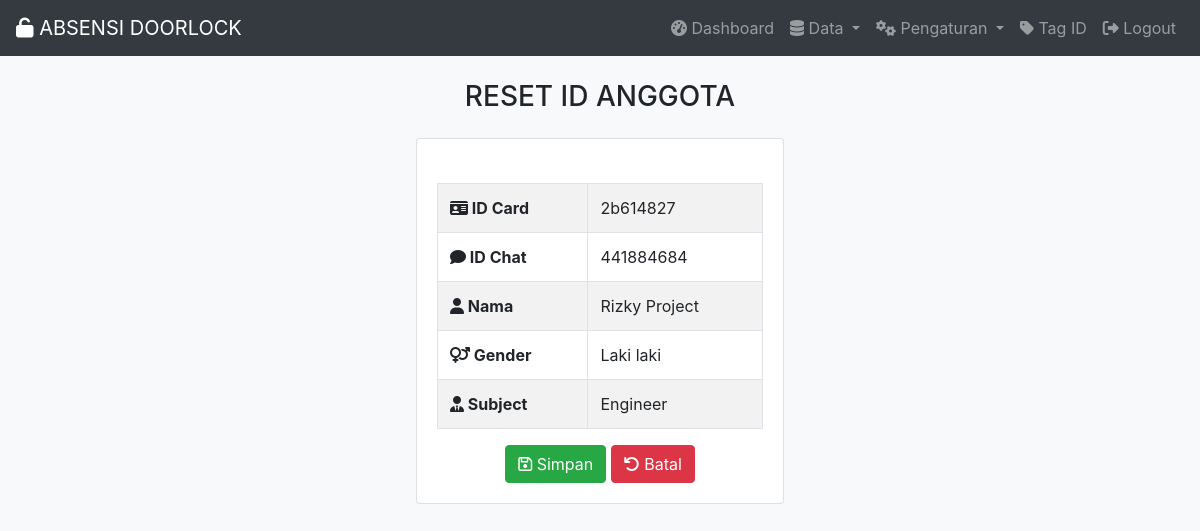
Page /resetid.php?ID=2b614827 (signed in) on the committed database.
### tables this page shows
CREATE TABLE `tabel_anggota` (
  `ID` varchar(20) NOT NULL,
  `ID_CHAT` varchar(20) NOT NULL,
  `NO_INDUK` varchar(20) NOT NULL,
  `NAMA` varchar(70) NOT NULL,
  `KELAMIN` enum('L','P') NOT NULL,
  `id_sub` int(20) NOT NULL,
  `SW` int(20) NOT NULL,
  `TERDAFTAR` varchar(20) NOT NULL,
  `Password` varchar(100) NOT NULL,
  `Level` enum('Anggota','Admin') NOT NULL,
  `id_shift` int(20) NOT NULL
);

CREATE TABLE `tabel_subject` (
  `id_sub` int(20) NOT NULL,
  `SUBJECT` varchar(20) NOT NULL
);

### koneksidb.php (called while the page is built, shortened)
<?php
$server       = "localhost";
$user         = "root";
$password     = "";
$database     = "absensirfid";
$koneksi      = mysqli_connect($server, $user, $password, $database);
function query($query) {
    global $koneksi;
    $result = mysqli_query($koneksi, $query );
    $box = [];
    while( $siswa = mysqli_fetch_assoc($result) ){
    $box[] = $siswa;
    }
    return $box;
}
 ?>

### resetID.php (the view, shortened to what this page needs)
<?php
require "template.php";
?>
<!DOCTYPE html>
<html>
<head>
</head>
<body>
	<center>
		<h3 class="text-center mb-4 mt-2">RESET ID ANGGOTA</h3>
    <?php
        if(isset($_GET["ID"])){
            $ID   = mysqli_escape_string($koneksi, $_GET["ID"]);
            $data = query("SELECT * FROM tabel_anggota WHERE ID = '$ID'")[0];
     ?>
<div class="card" style="width: 23rem;">
  <div class="card-body">
        <form action="resetID.php" method="post">
          <div class="idmasuk"></div><br>
          <table class="table table-bordered table-striped">
              <tr>
                <th><i class="fa fa-id-card"></i> ID Card</th>
                <td><?=$data["ID"];?></td>
              </tr>
              <tr>
                <th><i class="fa fa-comment"></i> ID Chat</th>
                <td><?=$data["ID_CHAT"];?></td>
              </tr>
              <tr>
                <th><i class="fa fa-user"></i> Nama</th>
                <td><?=$data["NAMA"];?></td>
              </tr>
              <tr>
                <th><i class="fa fa-venus-mars"></i> Gender</th>
                   <?php
                      if ($data["KELAMIN"] = "L") {
                        echo "<td>Laki laki</td>";
                      }
                      else if ($data["KELAMIN"] = "P") {
                        echo "<td>Perempuan</td>";
                      }
                    ?>
              </tr>
              <tr>
                 <th><i class="fa fa-user-tie"></i> Subject</th>
                    <?php
                      $id_sub  = $data["id_sub"];
                      $datasub = query("SELECT * FROM tabel_subject WHERE id_sub = '$id_sub'")[0];
                      echo "<td>".$datasub["SUBJECT"]."</td>";
                     ?>
              </tr>
          </table>
        <button type="submit" name="simpan" class="btn btn-success"><i class="fa fa-save"></i> Simpan</button>
        <a href="dataanggota.php" name="batal" class="btn btn-danger"><i class="fa fa-undo"></i> Batal</a>
      </div>
  </div>
  <?php   } ?>
 </center>
</body>
</html>

### rows in the picture
tabel_anggota: ID "2b614827", ID_CHAT "441884684", NAMA "Rizky Project"
tabel_subject: SUBJECT "Engineer"
